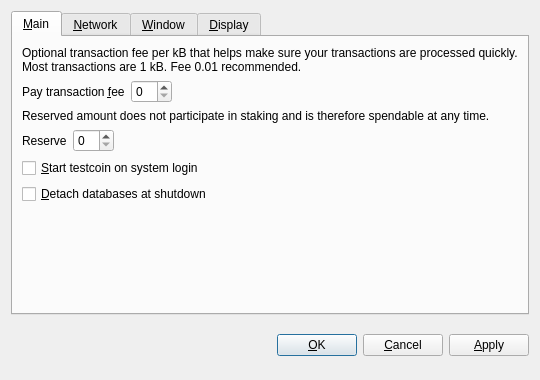
<?xml version="1.0" encoding="UTF-8"?>
<ui version="4.0">
 <class>OptionsDialog</class>
 <widget class="QDialog" name="OptionsDialog">
  <property name="geometry">
   <rect>
    <x>0</x>
    <y>0</y>
    <width>540</width>
    <height>380</height>
   </rect>
  </property>
  <property name="windowTitle">
   <string>Options</string>
  </property>
  <property name="modal">
   <bool>true</bool>
  </property>
  <layout class="QVBoxLayout" name="verticalLayout">
   <item>
    <widget class="QTabWidget" name="tabWidget">
     <property name="tabPosition">
      <enum>QTabWidget::North</enum>
     </property>
     <property name="currentIndex">
      <number>0</number>
     </property>
     <widget class="QWidget" name="tabMain">
      <attribute name="title">
       <string>&amp;Main</string>
      </attribute>
      <layout class="QVBoxLayout" name="verticalLayout_Main">
       <item>
        <widget class="QLabel" name="transactionFeeInfoLabel">
         <property name="text">
          <string>Optional transaction fee per kB that helps make sure your transactions are processed quickly. Most transactions are 1 kB. Fee 0.01 recommended.</string>
         </property>
         <property name="textFormat">
          <enum>Qt::PlainText</enum>
         </property>
         <property name="wordWrap">
          <bool>true</bool>
         </property>
        </widget>
       </item>
       <item>
        <layout class="QHBoxLayout" name="horizontalLayoutFee">
         <item>
          <widget class="QLabel" name="transactionFeeLabel">
           <property name="text">
            <string>Pay transaction &amp;fee</string>
           </property>
           <property name="textFormat">
            <enum>Qt::PlainText</enum>
           </property>
           <property name="buddy">
            <cstring>transactionFee</cstring>
           </property>
          </widget>
         </item>
         <item>
          <widget class="BitcoinAmountField" name="transactionFee"/>
         </item>
         <item>
          <spacer name="horizontalSpacerFee">
           <property name="orientation">
            <enum>Qt::Horizontal</enum>
           </property>
           <property name="sizeHint" stdset="0">
            <size>
             <width>40</width>
             <height>20</height>
            </size>
           </property>
          </spacer>
         </item>
        </layout>
       </item>
       <item>
        <widget class="QLabel" name="reserveBalanceInfoLabel">
         <property name="text">
          <string>Reserved amount does not participate in staking and is therefore spendable at any time.</string>
         </property>
         <property name="textFormat">
          <enum>Qt::PlainText</enum>
         </property>
         <property name="wordWrap">
          <bool>true</bool>
         </property>
        </widget>
       </item>
       <item>
        <layout class="QHBoxLayout" name="horizontalLayoutReserveBalance">
         <item>
          <widget class="QLabel" name="reserveBalanceLabel">
           <property name="text">
            <string>Reserve</string>
           </property>
           <property name="textFormat">
            <enum>Qt::PlainText</enum>
           </property>
           <property name="buddy">
            <cstring>reserveBalance</cstring>
           </property>
          </widget>
         </item>
         <item>
          <widget class="BitcoinAmountField" name="reserveBalance"/>
         </item>
         <item>
          <spacer name="horizontalSpacerReserveBalance">
           <property name="orientation">
            <enum>Qt::Horizontal</enum>
           </property>
           <property name="sizeHint" stdset="0">
            <size>
             <width>40</width>
             <height>20</height>
            </size>
           </property>
          </spacer>
         </item>
        </layout>
       </item>
       <item>
        <widget class="QCheckBox" name="bitcoinAtStartup">
         <property name="toolTip">
          <string>Automatically start testcoin after logging in to the system.</string>
         </property>
         <property name="text">
          <string>&amp;Start testcoin on system login</string>
         </property>
        </widget>
       </item>
       <item>
        <widget class="QCheckBox" name="detachDatabases">
         <property name="toolTip">
          <string>Detach block and address databases at shutdown. This means they can be moved to another data directory, but it slows down shutdown. The wallet is always detached.</string>
         </property>
         <property name="text">
          <string>&amp;Detach databases at shutdown</string>
         </property>
        </widget>
       </item>
       <item>
        <spacer name="verticalSpacer_Main">
         <property name="orientation">
          <enum>Qt::Vertical</enum>
         </property>
         <property name="sizeHint" stdset="0">
          <size>
           <width>20</width>
           <height>40</height>
          </size>
         </property>
        </spacer>
       </item>
      </layout>
     </widget>
     <widget class="QWidget" name="tabNetwork">
      <attribute name="title">
       <string>&amp;Network</string>
      </attribute>
      <layout class="QVBoxLayout" name="verticalLayout_Network">
       <item>
        <widget class="QCheckBox" name="mapPortUpnp">
         <property name="toolTip">
          <string>Automatically open the testcoin client port on the router. This only works when your router supports UPnP and it is enabled.</string>
         </property>
         <property name="text">
          <string>Map port using &amp;UPnP</string>
         </property>
        </widget>
       </item>
       <item>
        <widget class="QCheckBox" name="connectSocks">
         <property name="toolTip">
          <string>Connect to the testcoin network through a SOCKS proxy (e.g. when connecting through Tor).</string>
         </property>
         <property name="text">
          <string>&amp;Connect through SOCKS proxy:</string>
         </property>
        </widget>
       </item>
       <item>
        <layout class="QHBoxLayout" name="horizontalLayout_Network">
         <item>
          <widget class="QLabel" name="proxyIpLabel">
           <property name="text">
            <string>Proxy &amp;IP:</string>
           </property>
           <property name="textFormat">
            <enum>Qt::PlainText</enum>
           </property>
           <property name="buddy">
            <cstring>proxyIp</cstring>
           </property>
          </widget>
         </item>
         <item>
          <widget class="QValidatedLineEdit" name="proxyIp">
           <property name="maximumSize">
            <size>
             <width>140</width>
             <height>16777215</height>
            </size>
           </property>
           <property name="toolTip">
            <string>IP address of the proxy (e.g. 127.0.0.1)</string>
           </property>
          </widget>
         </item>
         <item>
          <widget class="QLabel" name="proxyPortLabel">
           <property name="text">
            <string>&amp;Port:</string>
           </property>
           <property name="textFormat">
            <enum>Qt::PlainText</enum>
           </property>
           <property name="buddy">
            <cstring>proxyPort</cstring>
           </property>
          </widget>
         </item>
         <item>
          <widget class="QLineEdit" name="proxyPort">
           <property name="maximumSize">
            <size>
             <width>55</width>
             <height>16777215</height>
            </size>
           </property>
           <property name="toolTip">
            <string>Port of the proxy (e.g. 9050)</string>
           </property>
          </widget>
         </item>
         <item>
          <widget class="QLabel" name="socksVersionLabel">
           <property name="text">
            <string>SOCKS &amp;Version:</string>
           </property>
           <property name="textFormat">
            <enum>Qt::PlainText</enum>
           </property>
           <property name="buddy">
            <cstring>socksVersion</cstring>
           </property>
          </widget>
         </item>
         <item>
          <widget class="QValueComboBox" name="socksVersion">
           <property name="toolTip">
            <string>SOCKS version of the proxy (e.g. 5)</string>
           </property>
          </widget>
         </item>
         <item>
          <spacer name="horizontalSpacer_Network">
           <property name="orientation">
            <enum>Qt::Horizontal</enum>
           </property>
           <property name="sizeHint" stdset="0">
            <size>
             <width>40</width>
             <height>20</height>
            </size>
           </property>
          </spacer>
         </item>
        </layout>
       </item>
       <item>
        <spacer name="verticalSpacer_Network">
         <property name="orientation">
          <enum>Qt::Vertical</enum>
         </property>
         <property name="sizeHint" stdset="0">
          <size>
           <width>20</width>
           <height>40</height>
          </size>
         </property>
        </spacer>
       </item>
      </layout>
     </widget>
     <widget class="QWidget" name="tabWindow">
      <attribute name="title">
       <string>&amp;Window</string>
      </attribute>
      <layout class="QVBoxLayout" name="verticalLayout_Window">
       <item>
        <widget class="QCheckBox" name="minimizeToTray">
         <property name="toolTip">
          <string>Show only a tray icon after minimizing the window.</string>
         </property>
         <property name="text">
          <string>&amp;Minimize to the tray instead of the taskbar</string>
         </property>
        </widget>
       </item>
       <item>
        <widget class="QCheckBox" name="minimizeOnClose">
         <property name="toolTip">
          <string>Minimize instead of exit the application when the window is closed. When this option is enabled, the application will be closed only after selecting Quit in the menu.</string>
         </property>
         <property name="text">
          <string>M&amp;inimize on close</string>
         </property>
        </widget>
       </item>
       <item>
        <spacer name="verticalSpacer_Window">
         <property name="orientation">
          <enum>Qt::Vertical</enum>
         </property>
         <property name="sizeHint" stdset="0">
          <size>
           <width>20</width>
           <height>40</height>
          </size>
         </property>
        </spacer>
       </item>
      </layout>
     </widget>
     <widget class="QWidget" name="tabDisplay">
      <attribute name="title">
       <string>&amp;Display</string>
      </attribute>
      <layout class="QVBoxLayout" name="verticalLayout_Display">
       <item>
        <layout class="QHBoxLayout" name="horizontalLayout_1_Display">
         <item>
          <widget class="QLabel" name="langLabel">
           <property name="text">
            <string>User Interface &amp;language:</string>
           </property>
           <property name="textFormat">
            <enum>Qt::PlainText</enum>
           </property>
           <property name="buddy">
            <cstring>lang</cstring>
           </property>
          </widget>
         </item>
         <item>
          <widget class="QValueComboBox" name="lang">
           <property name="toolTip">
            <string>The user interface language can be set here. This setting will take effect after restarting testcoin.</string>
           </property>
          </widget>
         </item>
        </layout>
       </item>
       <item>
        <layout class="QHBoxLayout" name="horizontalLayout_2_Display">
         <item>
          <widget class="QLabel" name="unitLabel">
           <property name="text">
            <string>&amp;Unit to show amounts in:</string>
           </property>
           <property name="textFormat">
            <enum>Qt::PlainText</enum>
           </property>
           <property name="buddy">
            <cstring>unit</cstring>
           </property>
          </widget>
         </item>
         <item>
          <widget class="QValueComboBox" name="unit">
           <property name="toolTip">
            <string>Choose the default subdivision unit to show in the interface and when sending coins.</string>
           </property>
          </widget>
         </item>
        </layout>
       </item>
       <item>
        <widget class="QCheckBox" name="displayAddresses">
         <property name="toolTip">
          <string>Whether to show testcoin addresses in the transaction list or not.</string>
         </property>
         <property name="text">
          <string>&amp;Display addresses in transaction list</string>
         </property>
        </widget>
       </item>
       <item>
        <widget class="QCheckBox" name="coinControlFeatures">
         <property name="toolTip">
          <string>Whether to show coin control features or not.</string>
         </property>
         <property name="text">
          <string>Display coin &amp;control features (experts only!)</string>
         </property>
        </widget>
       </item>
       <item>
        <spacer name="verticalSpacer_Display">
         <property name="orientation">
          <enum>Qt::Vertical</enum>
         </property>
         <property name="sizeHint" stdset="0">
          <size>
           <width>20</width>
           <height>40</height>
          </size>
         </property>
        </spacer>
       </item>
      </layout>
     </widget>
    </widget>
   </item>
   <item>
    <layout class="QHBoxLayout" name="horizontalLayout_Buttons">
     <item>
      <spacer name="horizontalSpacer_1">
       <property name="orientation">
        <enum>Qt::Horizontal</enum>
       </property>
       <property name="sizeHint" stdset="0">
        <size>
         <width>40</width>
         <height>48</height>
        </size>
       </property>
      </spacer>
     </item>
     <item>
      <widget class="QLabel" name="statusLabel">
       <property name="font">
        <font>
         <weight>75</weight>
         <bold>true</bold>
        </font>
       </property>
       <property name="text">
        <string/>
       </property>
       <property name="textFormat">
        <enum>Qt::PlainText</enum>
       </property>
       <property name="wordWrap">
        <bool>true</bool>
       </property>
      </widget>
     </item>
     <item>
      <spacer name="horizontalSpacer_2">
       <property name="orientation">
        <enum>Qt::Horizontal</enum>
       </property>
       <property name="sizeHint" stdset="0">
        <size>
         <width>40</width>
         <height>48</height>
        </size>
       </property>
      </spacer>
     </item>
     <item>
      <widget class="QPushButton" name="okButton">
       <property name="text">
        <string>&amp;OK</string>
       </property>
      </widget>
     </item>
     <item>
      <widget class="QPushButton" name="cancelButton">
       <property name="text">
        <string>&amp;Cancel</string>
       </property>
       <property name="autoDefault">
        <bool>false</bool>
       </property>
      </widget>
     </item>
     <item>
      <widget class="QPushButton" name="applyButton">
       <property name="text">
        <string>&amp;Apply</string>
       </property>
       <property name="autoDefault">
        <bool>false</bool>
       </property>
      </widget>
     </item>
    </layout>
   </item>
  </layout>
 </widget>
 <customwidgets>
  <customwidget>
   <class>BitcoinAmountField</class>
   <extends>QSpinBox</extends>
   <header>bitcoinamountfield.h</header>
  </customwidget>
  <customwidget>
   <class>QValueComboBox</class>
   <extends>QComboBox</extends>
   <header>qvaluecombobox.h</header>
  </customwidget>
  <customwidget>
   <class>QValidatedLineEdit</class>
   <extends>QLineEdit</extends>
   <header>qvalidatedlineedit.h</header>
  </customwidget>
 </customwidgets>
 <resources/>
 <connections/>
</ui>
